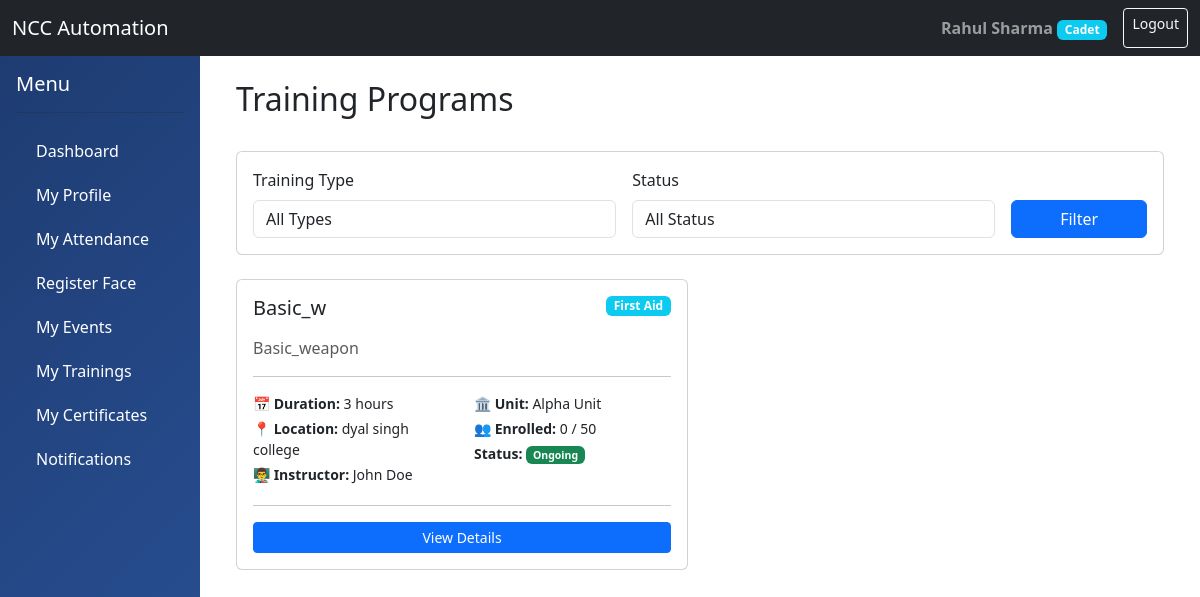
The app's page /training/ (signed in) with its own data.
### accounts/models.py (models this page shows, shortened)
class User(AbstractUser):
    ROLE_CHOICES = (
        ('ADMIN', 'Administrator'),
        ('OFFICER', 'NCC Officer'),
        ('CADET', 'Cadet'),
    )
    role = models.CharField(max_length=10, choices=ROLE_CHOICES, default='CADET')
    phone_number = models.CharField(max_length=15, blank=True, null=True)
    profile_picture = models.ImageField(upload_to='profiles/', blank=True, null=True)
    date_of_birth = models.DateField(blank=True, null=True)
    address = models.TextField(blank=True, null=True)
    created_at = models.DateTimeField(auto_now_add=True)
    updated_at = models.DateTimeField(auto_now=True)
    is_active_member = models.BooleanField(default=True)
    class Meta:
        db_table = 'users'
        permissions = (
            ('can_view_all_cadets', 'Can view all cadets'),
            ('can_manage_unit', 'Can manage unit'),
            ('can_mark_attendance', 'Can mark attendance'),
            ('can_create_events', 'Can create events'),
        )

class Officer(models.Model):
    RANK_CHOICES = (
        ('SUO', 'Senior Under Officer'),
        ('JUO', 'Junior Under Officer'),
        ('SGT', 'Sergeant'),
        ('LT', 'Lieutenant'),
        ('CAPT', 'Captain'),
        ('MAJ', 'Major'),
    )
    user = models.OneToOneField(User, on_delete=models.CASCADE, related_name='officer_profile')
    rank = models.CharField(max_length=10, choices=RANK_CHOICES)
    unit = models.ForeignKey('units.Unit', on_delete=models.SET_NULL, null=True, related_name='officers')
    employee_id = models.CharField(max_length=50, unique=True)
    joining_date = models.DateField()
    specialization = models.CharField(max_length=200, blank=True)
    class Meta:
        db_table = 'officers'

### training/models.py (models this page shows, shortened)
class Training(models.Model):
    TRAINING_TYPE_CHOICES = (
        ('WEAPON', 'Weapon Training'),
        ('MAP', 'Map Reading'),
        ('FIRST_AID', 'First Aid'),
        ('DRILL', 'Drill Training'),
        ('PHYSICAL', 'Physical Training'),
        ('LEADERSHIP', 'Leadership Training'),
        ('ADVENTURE', 'Adventure Training'),
        ('COMMUNICATION', 'Communication Skills'),
        ('OTHER', 'Other'),
    )
    STATUS_CHOICES = (
        ('SCHEDULED', 'Scheduled'),
        ('ONGOING', 'Ongoing'),
        ('COMPLETED', 'Completed'),
        ('CANCELLED', 'Cancelled'),
    )
    title = models.CharField(max_length=200)
    description = models.TextField()
    training_type = models.CharField(max_length=20, choices=TRAINING_TYPE_CHOICES)
    duration_hours = models.IntegerField()
    instructor = models.ForeignKey('accounts.Officer', on_delete=models.SET_NULL, null=True, related_name='conducted_trainings')
    start_date = models.DateField()
    end_date = models.DateField()
    unit = models.ForeignKey('units.Unit', on_delete=models.CASCADE, related_name='trainings')
    location = models.CharField(max_length=200)
    venue_details = models.TextField(blank=True)
    max_participants = models.IntegerField(blank=True, null=True)
    prerequisites = models.TextField(blank=True, help_text='Any prerequisites for this training')
    status = models.CharField(max_length=20, choices=STATUS_CHOICES, default='SCHEDULED')
    syllabus = models.FileField(upload_to='trainings/syllabus/', blank=True, null=True)
    is_active = models.BooleanField(default=True)
    created_at = models.DateTimeField(auto_now_add=True)
    updated_at = models.DateTimeField(auto_now=True)
    class Meta:
        db_table = 'trainings'
        ordering = ['-start_date']

### units/models.py (models this page shows, shortened)
class Unit(models.Model):
    WING_CHOICES = (
        ('ARMY', 'Army Wing'),
        ('NAVY', 'Navy Wing'),
        ('AIR', 'Air Wing'),
    )
    name = models.CharField(max_length=200)
    wing = models.CharField(max_length=10, choices=WING_CHOICES)
    unit_code = models.CharField(max_length=50, unique=True)
    location = models.CharField(max_length=200)
    contact_email = models.EmailField()
    contact_phone = models.CharField(max_length=15)
    established_date = models.DateField(blank=True, null=True)
    is_active = models.BooleanField(default=True)
    created_at = models.DateTimeField(auto_now_add=True)
    class Meta:
        db_table = 'units'
        ordering = ['name']

### training/views.py (the view)
# urls.py: path('', views.training_list, name='training_list'),
@login_required
def training_list(request):
    user = request.user
    if user.role == 'ADMIN':
        trainings = Training.objects.all()
    elif user.role == 'OFFICER' and hasattr(user, 'officer_profile'):
        trainings = Training.objects.filter(unit=user.officer_profile.unit)
    elif user.role == 'CADET' and hasattr(user, 'cadet_profile'):
        trainings = Training.objects.filter(unit=user.cadet_profile.unit, is_active=True)
    else:
        trainings = Training.objects.none()
    training_type = request.GET.get('type')
    status = request.GET.get('status')
    if training_type:
        trainings = trainings.filter(training_type=training_type)
    if status:
        trainings = trainings.filter(status=status)
    trainings = trainings.select_related('unit', 'instructor__user').annotate(
        enrollment_count=Count('enrollments')
    )
    context = {
        'trainings': trainings,
        'training_types': Training.TRAINING_TYPE_CHOICES,
        'statuses': Training.STATUS_CHOICES,
    }
    return render(request, 'training/training_list.html', context)

### templates/training/training_list.html (shortened to what this page needs)
{% extends 'base.html' %}
{% block content %}
<div class="container">
    <div class="d-flex justify-content-between align-items-center mb-4">
        <h2>Training Programs</h2>
    </div>
    <div class="card mb-4">
        <div class="card-body">
            <form method="get" class="row g-3">
                <div class="col-md-5">
                    <label class="form-label">Training Type</label>
                    <select name="type" class="form-control">
                        <option value="">All Types</option>
                    </select>
                </div>
                <div class="col-md-5">
                    <label class="form-label">Status</label>
                    <select name="status" class="form-control">
                        <option value="">All Status</option>
                    </select>
                </div>
                <div class="col-md-2">
                    <label class="form-label">&nbsp;</label>
                    <button type="submit" class="btn btn-primary w-100">Filter</button>
                </div>
            </form>
        </div>
    </div>
    <div class="row">
        {% for training in trainings %}
        <div class="col-md-6 mb-4">
            <div class="card h-100">
                <div class="card-body">
                    <div class="d-flex justify-content-between align-items-start mb-2">
                        <h5 class="card-title">{{ training.title }}</h5>
                        <span class="badge bg-info">{{ training.get_training_type_display }}</span>
                    </div>
                    <p class="card-text text-muted">{{ training.description|truncatewords:20 }}</p>
                    <hr>
                    <div class="row small">
                        <div class="col-6">
                            <p class="mb-1"><strong>📅 Duration:</strong> {{ training.duration_hours }} hours</p>
                            <p class="mb-1"><strong>📍 Location:</strong> {{ training.location }}</p>
                            <p class="mb-1"><strong>👨‍🏫 Instructor:</strong> {{ training.instructor.user.get_full_name }}</p>
                        </div>
                        <div class="col-6">
                            <p class="mb-1"><strong>🏛️ Unit:</strong> {{ training.unit.name }}</p>
                            <p class="mb-1"><strong>👥 Enrolled:</strong> {{ training.enrollment_count }}
                                {% if training.max_participants %} / {{ training.max_participants }}{% endif %}
                            </p>
                            <p class="mb-1">
                                <strong>Status:</strong>
                                {% if training.status == 'SCHEDULED' %}
                                    <span class="badge bg-primary">{{ training.get_status_display }}</span>
                                {% elif training.status == 'ONGOING' %}
                                    <span class="badge bg-success">{{ training.get_status_display }}</span>
                                {% elif training.status == 'COMPLETED' %}
                                    <span class="badge bg-secondary">{{ training.get_status_display }}</span>
                                {% else %}
                                    <span class="badge bg-warning">{{ training.get_status_display }}</span>
                                {% endif %}
                            </p>
                        </div>
                    </div>
                    <hr>
                    <div class="d-grid gap-2">
                        <a href="{% url 'training_detail' training.pk %}" class="btn btn-primary btn-sm">View Details</a>
                    </div>
                </div>
            </div>
        </div>
        {% endfor %}
    </div>
</div>
{% endblock %}

### templates/base.html (shortened to what this page needs)
<!DOCTYPE html>
<html lang="en">
<head>
    <link href="https://cdn.jsdelivr.net/npm/bootstrap@5.3.0/dist/css/bootstrap.min.css" rel="stylesheet">
</head>
<body>
    <nav class="navbar navbar-expand-lg navbar-dark bg-dark">
        <div class="container-fluid">
            <a class="navbar-brand" href="{% url 'dashboard' %}">NCC Automation</a>
            <div class="d-flex">
                {% if user.is_authenticated %}
                <span class="navbar-text me-3">
                    <strong>{{ user.get_full_name }}</strong>
                    <span class="badge bg-info">{{ user.get_role_display }}</span>
                </span>
                <a href="{% url 'logout' %}" class="btn btn-outline-light btn-sm">Logout</a>
                {% endif %}
            </div>
        </div>
    </nav>
    <div class="container-fluid">
        <div class="row">
            {% if user.is_authenticated %}
            <div class="col-md-2 sidebar p-0">
                <div class="p-3">
                    <h5 class="text-white">Menu</h5>
                    <hr class="bg-white">
                    <a href="{% url 'dashboard' %}">Dashboard</a>
                    {% if user.role != 'CADET' %}
                        <a href="{% url 'cadet_list' %}">Manage Cadets</a>
                        <a href="{% url 'attendance_session_list' %}">Attendance Sessions</a>
                        <a href="{% url 'face_management' %}">Face Recognition</a>
                        <a href="{% url 'event_list' %}">Manage Events</a>
                        <a href="{% url 'training_list' %}">Manage Trainings</a>
                        <a href="{% url 'certificate_list' %}">Manage Certificates</a>
                        <a href="{% url 'notification_list' %}">Notifications</a>
                    {% else %}
                        <a href="{% url 'cadet_detail' user.cadet_profile.id %}">My Profile</a>
                        <a href="{% url 'cadet_attendance' %}">My Attendance</a>
                        <a href="{% url 'face_register' %}">Register Face</a>
                        <a href="{% url 'cadet_events' %}">My Events</a>
                        <a href="{% url 'cadet_trainings' %}">My Trainings</a>
                        <a href="{% url 'cadet_certificates' %}">My Certificates</a>
                        <a href="{% url 'notification_list' %}">Notifications</a>
                    {% endif %}
                </div>
            </div>
            {% endif %}
            <div class="col-md-10 p-4">
                {% block content %}{% endblock %}
            </div>
        </div>
    </div>
</body>
</html>

### templates/base.html (style rules this page uses)
.sidebar { min-height: 100vh; background: linear-gradient(135deg, #1e3c72 0%, #2a5298 100%); }
.sidebar a { color: white; text-decoration: none; padding: 10px 20px; display: block; transition: all 0.3s; }

### records on screen
User: get_full_name "Rahul Sharma", role "Cadet"
Training: title "Basic_w", training_type "First Aid", description "Basic_weapon", duration_hours "3", location "dyal singh college", instructor.user.get_full_name "John Doe", unit.name "Alpha Unit", enrollment_count "0", max_participants "50", status "Ongoing"
